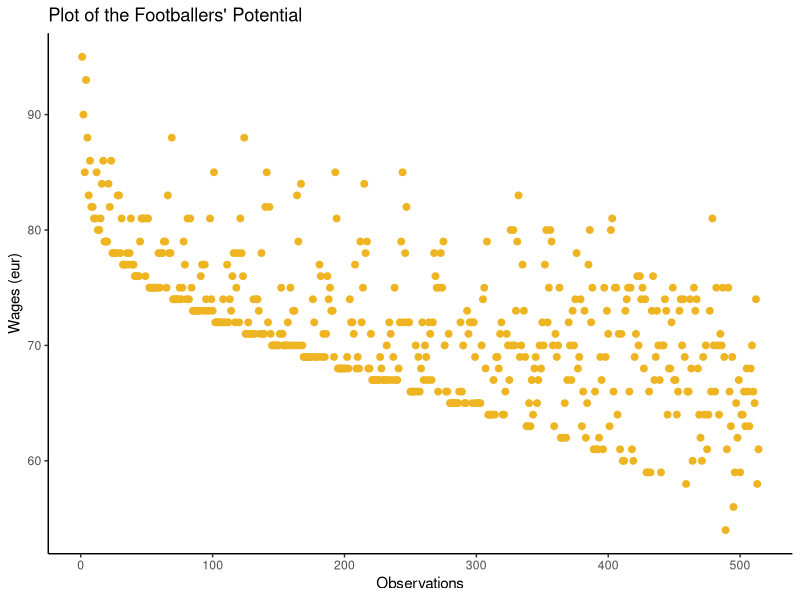
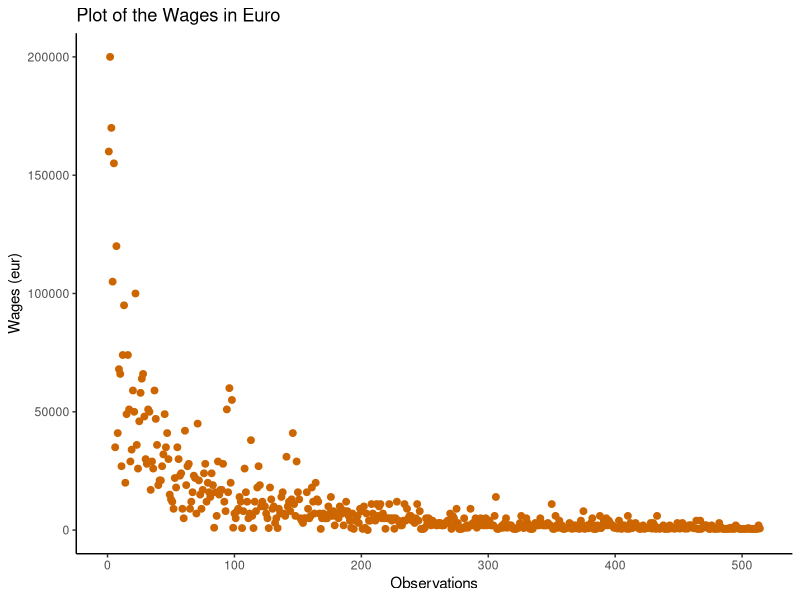
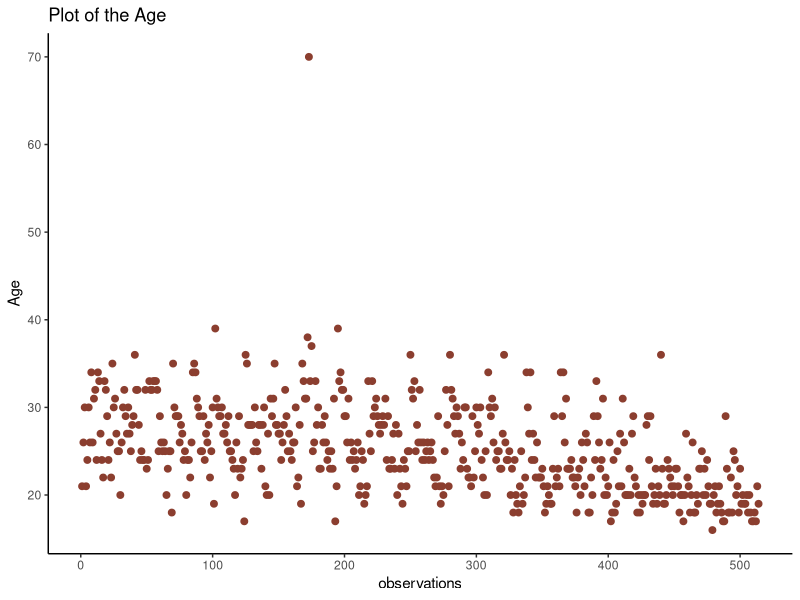
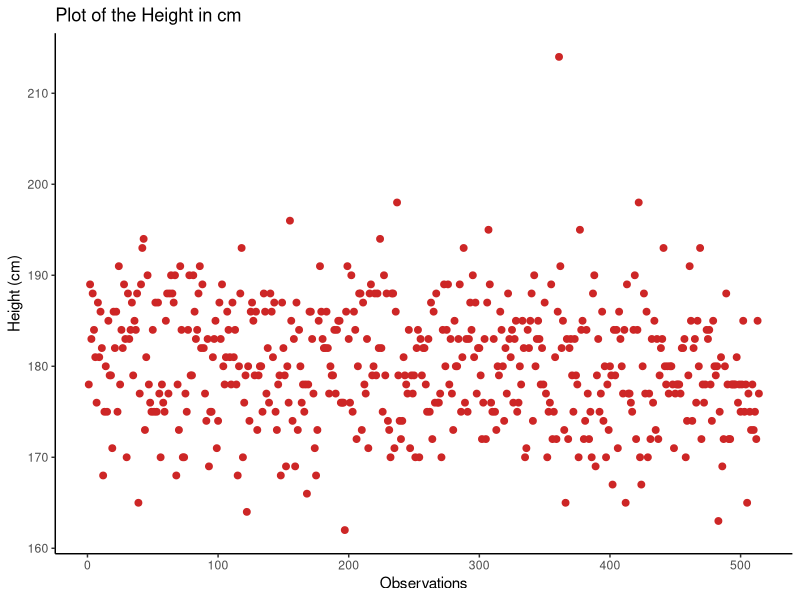
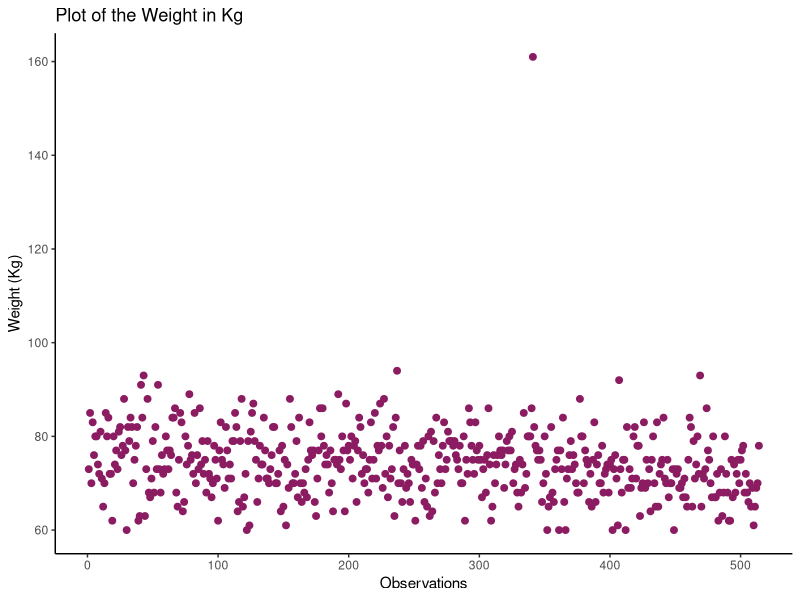
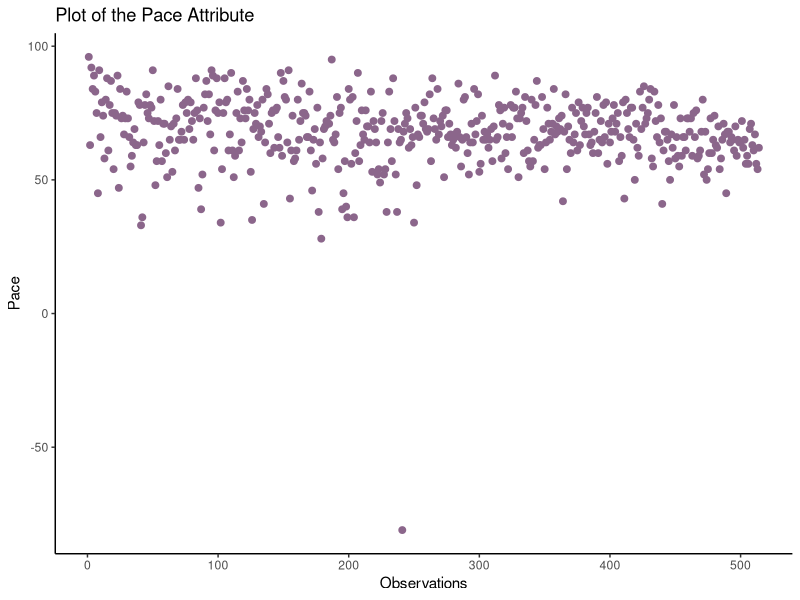
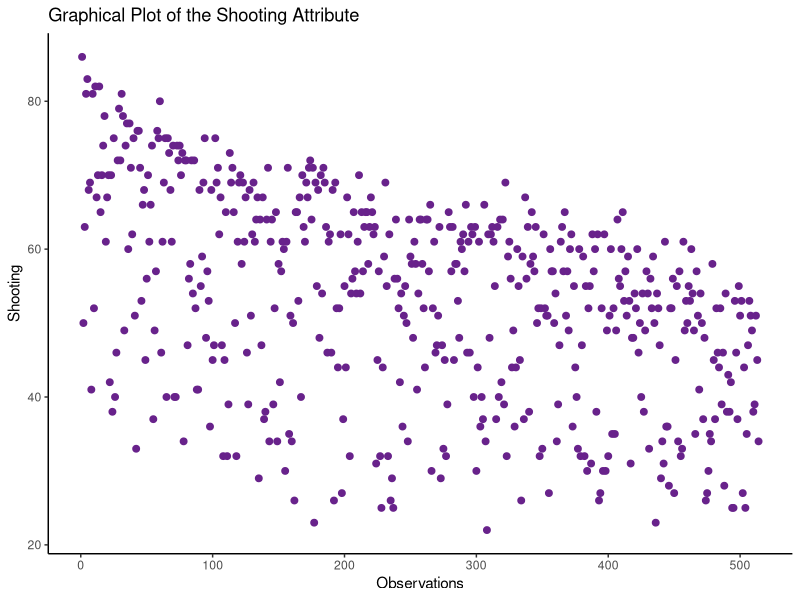
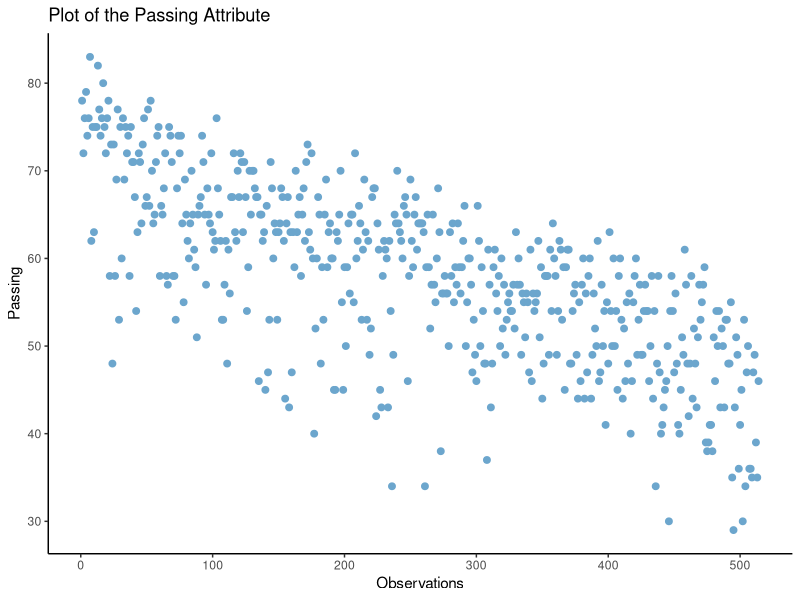

Generate these figures, in order, with R:
## ---- chunk 1
# For data organisation and data cleaning
library(dplyr)
# For Data Visualisation
library(ggplot2)
library(gridExtra)
library(grid)
library(corrplot)
library(reshape2)
## ---- chunk 2
football <- read.csv("Data/football.csv", stringsAsFactors = FALSE)
## ---- chunk 3
# To find the structure of 'football' data frame
str(football)

# To see the different levels of the `preferred_foot` and `high.wage.ind` (as table() gives the frequencies of the values present in the column)
table(football$high.wage.ind)

# Lets view the different football club that exist in this dataset
View(table(football$club_name))
## ---- chunk 4
summary(football)
## ---- chunk 5
# Using the 'filter()' function to exact any values that are not 0 or 1 
football %>%
  filter(!(high.wage.ind == 0 | high.wage.ind == 1))    # the output for this is empty, confirming that there is values are not 0 or 1 for this particular variable

# Note: The `%>%` is the pipe function that utilities the dyplr's functions
## ---- chunk 6
table(football$preferred_foot)
## ---- chunk 7
# To see if there is any NA within each variable (and if so how many in each variable)
colSums(is.na(football))
# To see if there is any rows contain NULL
which(is.null(football))
# To see if there is any empty rows
football[which(football == " "), c(1:17)] 
## ---- chunk 8
# Getting the frequencies for  wage_eur 
table(football$wage_eur)
# Now for age 
table(football$age)
# For height_cm
table(football$height_cm)
# For weight_cm 
table(football$weight_kg)
## ---- chunk 9
# Lets make a subset data frame with all the outliers that we see far
football_num <- football %>%
  select(-c("sofifa_id", "club_name", "preferred_foot"))

# Plot and visualise the `potential` variable 
ggplot(football_num, aes(x = 1:nrow(football_num), y = potential)) +      # Getting all the data points for the x and y axis 
  geom_point(size=2, color = "goldenrod2") +
  ggtitle("Plot of the Footballers' Potential") +
  xlab("Observations") + ylab("Wages (eur)") +
  theme_classic()

# Plot and visualise the `wage_eur` variable 
ggplot(football_num, aes(x = 1:nrow(football_num), y = wage_eur)) +
  geom_point(size=2, color = "darkorange3") +
  ggtitle("Plot of the Wages in Euro") +
  xlab("Observations") + ylab("Wages (eur)") +
  theme_classic()

# Plot and visualise the `age` variable 
ggplot(football_num, aes(x = 1:nrow(football_num), y = age)) +
  geom_point(size=2, color = "coral4") +
  ggtitle("Plot of the Age") +
  xlab("observations") + ylab("Age") +
  theme_classic()

# Plot and visualise the `height_cm` variable 
ggplot(football_num, aes(x = 1:nrow(football_num), y = height_cm)) +
  geom_point(size=2, color = "firebrick3") +
  ggtitle("Plot of the Height in cm") +
  xlab("Observations") + ylab("Height (cm)") +
  theme_classic()

# Plot and visualise the `weight_cm` variable 
ggplot(football_num, aes(x = 1:nrow(football_num), y = weight_kg)) +
  geom_point(size=2, color = "maroon4") +
  ggtitle("Plot of the Weight in Kg") +
  xlab("Observations") + ylab("Weight (Kg)") + 
  theme_classic()

# Plot and visualise the `pace` variable 
ggplot(football_num, aes(x = 1:nrow(football_num), y = pace)) +
  geom_point(size=2, color = "plum4") +
  ggtitle("Plot of the Pace Attribute") +
  xlab("Observations") + ylab("Pace") + 
  theme_classic()


# Plot and visualise the `shooting` variable 
ggplot(football_num, aes(x = 1:nrow(football_num), y = shooting)) +
  geom_point(size=2, color = "darkorchid4") +
  ggtitle("Graphical Plot of the Shooting Attribute") +
  xlab("Observations") + ylab("Shooting") + 
  theme_classic()

# Plot and visualise the `passing` variable 
ggplot(football_num, aes(x = 1:nrow(football_num), y = passing)) +
  geom_point(size=2, color = "skyblue3") +
  ggtitle("Plot of the Passing Attribute") +
  xlab("Observations") + ylab("Passing") + 
  theme_classic()

# Plot and visualise the `dribbling` variable 
ggplot(football_num, aes(x = 1:nrow(football_num), y = dribbling)) +
  geom_point(size=2, color = "steelblue4") +
  ggtitle("Plot of the Dribbling Attribute") +
  xlab("Observations") + ylab("Dribbling") + 
  theme_classic()

# Plot and visualise the `defending` variable 
ggplot(football_num, aes(x = 1:nrow(football_num), y = defending)) +
  geom_point(size=2, color = "cyan3") +
  ggtitle("Plot of the Defending Attribute") +
  xlab("Observations") + ylab("Defending") + 
  theme_classic()

# Plot and visualise the `physics` variable 
ggplot(football_num, aes(x = 1:nrow(football_num), y = physic)) +
  geom_point(size=2, color = "turquoise4") +
  ggtitle("Plot of the Physic Attribute") +
  xlab("Observations") + ylab("Physic") + 
  theme_classic()

# Plot and visualise the `power_strength` variable 
ggplot(football_num, aes(x = 1:nrow(football_num), y = power_strength)) +
  geom_point(size=2, color = "salmon4") +
  ggtitle("Plot of the Power Strength Attribute") +
  xlab("Observations") + ylab("Power Strength") + 
  theme_classic()

# Plot and visualise the `poer_long_shots` variable 
ggplot(football_num, aes(x = 1:nrow(football_num), y = power_long_shots)) +
  geom_point(size=2, color = "sandybrown") +
  ggtitle("Plot of the Power Long Shots Attribute") +
  xlab("Observations") + ylab("Power Long Shots") + 
  theme_classic()
## ---- chunk 10
# Plotting the high wage indicator
ggplot(football)+ geom_bar(aes(x=high.wage.ind), fill="#FF9999", colour="black") +
  labs(title = "Bar plot of the Footballer's High Wage Indicator") +
  xlab("The Binary levels of High Wage Indicator") +
  scale_y_continuous(name="The Amount of High Wage Indicator") +
  theme_classic()

# Plotting the preferred foot
ggplot(football)+ geom_bar(aes(x=preferred_foot), fill="#FF9999", colour="black") +
  labs(title = "Bar Chat of the Footballer's Preferred Foot") +
  xlab("The Different Levels of Preferred Foot") +
  scale_y_continuous(name="The Amount of Preferred Foot") +
  theme_classic()
## ---- chunk 11
# As there is a likely of making changes and modifying the data frame, it is best save football into another variable to keep the original data.
football_df <- football
## ---- chunk 12
# Finding out how many rows of 'pace' variable contains negative values
football_df[which(football_df$pace < 0), c("pace")] 
# Fixing this negative value and making it positive:
football_df$pace[football_df$pace == -81] <- 81
#Lets double check if this issue was fixed
subset(football_df, pace < 0)

# Will do the same process for the dribbling variable
football_df[which(football_df$dribbling < 0), c("dribbling")]
football_df$dribbling[football_df$dribbling == -57] <- 57 
subset(football_df, dribbling < 0)
## ---- chunk 13
football_df$preferred_foot[football_df$preferred_foot == "right"] <- "Right"
# To double check that this issue was fixed:
table(football_df$preferred_foot)
## ---- chunk 14
football_df$preferred_foot <- as.factor(football_df$preferred_foot)
# To double check
is.factor(football_df$preferred_foot)
## ---- chunk 15
# Changing and fixing the decimal number
football_df$wage_eur[football_df$wage_eur == 6.0001] <- 60000
# Checking at the new change
table(football_df$wage_eur)
## ---- chunk 16
subset(football_df, age == 70)
## ---- chunk 17
# A) before and after for pace
# Before the cleaning process was performed for the pace
pacePlot_before <- ggplot(football_num, aes(x = 1:nrow(football_num), y = pace)) +
  geom_point(size=2, color = "plum4") +
  ggtitle("Plot of the Pace Attribute") +
  xlab("Observations") + ylab("Pace") + 
  theme_classic()

# After the cleaning process was performed for the pace
pacePlot_after <- ggplot(football_df, aes(x = 1:nrow(football_df), y = pace)) +
  geom_point(size=2, color = "plum4") +
  ggtitle("Plot of the Pace Attribute (without outlier)") +
  xlab("Observations") + ylab("Pace") + 
  theme_classic()

# Let visualise the before and after affect in 1 grid
grid.arrange(pacePlot_before, pacePlot_after, top = "The Before and After Cleaning Process for Pace")

# B) before and after for dribbling
# Before the cleaning process was performed for the dribbling
dribblingPlot_before <- ggplot(football_num, aes(x = 1:nrow(football_num), y = dribbling)) +
  geom_point(size=2, color = "steelblue4") +
  ggtitle("Plot of the Dribbling Attribute") +
  xlab("Observations") + ylab("Dribbling") + 
  theme_classic()

# After the cleaning process was performed for the dribbling
dribblingPlot_after <- ggplot(football_df, aes(x = 1:nrow(football_df), y = dribbling)) +
  geom_point(size=2, color = "steelblue4") +
  ggtitle("Plot of the Dribbling Attribute (without outlier)") +
  xlab("Observations") + ylab("Dribbling") + 
  theme_classic()

# Let visualise the before and after affect in 1 grid
grid.arrange(dribblingPlot_before, dribblingPlot_after, top = "The Before and After Cleaning Process for Dribbling")

# C) before and after for wage_eur
# Before the cleaning process was performed for the wage_eur
wage_before <- ggplot(football_num, aes(x = 1:nrow(football_num), y = wage_eur)) +
  geom_point(size=2, color = "darkorange3") +
  ggtitle("Plot of the Wages in Euro") +
  xlab("Observations") + ylab("Wages (eur)") +
  theme_classic()

# After the cleaning process was performed for the wage_eur
wage_after <- ggplot(football_df, aes(x = 1:nrow(football_df), y = wage_eur)) +
  geom_point(size=2, color = "darkorange3") +
  ggtitle("Plot of the Wages in Euro ((without outlier))") +
  xlab("Observations") + ylab("Wages (Euro) ") +
  theme_classic()

# Let visualise the before and after affect in 1 grid
grid.arrange(wage_before, wage_after, top = "The Before and After Cleaning Process for Wage in Euro")

# C) before and after for preferred_foot
# Before the cleaning process was performed for the preferred_foot
pfoot_before <- ggplot(football, aes(x=preferred_foot, fill= preferred_foot), colour="black")+ geom_bar() +
  labs(title = "Bar Chat of the Footballer's Preferred Foot") +
  xlab("The Different Levels of Preferred Foot") +
  scale_y_continuous(name="The Amount of Preferred Foot") +
  theme_bw() 

# After the cleaning process was performed for the preferred_foot
pfoot_after <- ggplot(football_df, aes(x=preferred_foot, fill=preferred_foot), colour="black")+ geom_bar() +
  labs(title = "Bar Chat of the Footballer's Preferred Foot") +
  xlab("The Different Levels of Preferred Foot") +
  scale_y_continuous(name="The Amount of Preferred Foot") +
  theme_bw() 
# Let visualise the before and after affect in 1 grid
grid.arrange(pfoot_before, pfoot_after, top = "The Before and After Cleaning Process for Preferred Foot")
## ---- chunk 18
# creating and adding a new column
football_df <- football_df %>%
  mutate( high.wage.ind.log = high.wage.ind)
head(football_df)

# Now Convert this binary variable into logical, where 0 is FALSE and 1 is TRUE
football_df$high.wage.ind.log <- as.logical(football_df$high.wage.ind.log)  
head(football_df)
## ---- chunk 19
# Renaming the variables
football_df <- football_df %>%
  rename(ID = sofifa_id, 
         wage = wage_eur, 
         height = height_cm, 
         weight = weight_kg,
         "club name" = club_name,
         "preferred foot" = preferred_foot, 
         "power strength" = power_strength, 
         "power long shots" = power_long_shots,
         "high wage indicator" = high.wage.ind) 
# To see the new changes
head(football_df)
## ---- chunk 20
summary(football_df)
## ---- chunk 21
# histogram with density overlay for the attributes
ggplot(football_df, aes(x=pace)) +
  geom_histogram(aes(y=..density..), binwidth=1, colour="black", fill="grey") +
  geom_density(alpha=.2, fill="blue") + ggtitle("The Distribution of Footballer's Pace Attribute")

ggplot(football_df, aes(x=shooting)) +
  geom_histogram(aes(y=..density..), binwidth=1, colour="black", fill="grey") +
  geom_density(alpha=.2, fill="blue") + ggtitle("The Distribution of Footballer's Shooting Atrribute")

ggplot(football_df, aes(x=passing)) +
  geom_histogram(aes(y=..density..), binwidth=1, colour="black", fill="grey") +
  geom_density(alpha=.2, fill="blue") + ggtitle("The Distribution of Footballer's Passing Atrribute")

ggplot(football_df, aes(x=dribbling)) +
  geom_histogram(aes(y=..density..), binwidth=1, colour="black", fill="grey") +
  geom_density(alpha=.2, fill="blue") + ggtitle("The Distribution of Footballer's Dribbling Atrribute")

ggplot(football, aes(x=defending)) +
  geom_histogram(aes(y=..density..), binwidth=1, colour="black", fill="grey") +
  geom_density(alpha=.2, fill="blue") + ggtitle("The Distribution of Footballer's Defending Atrribute")

ggplot(football_df, aes(x=physic)) +
  geom_histogram(aes(y=..density..), binwidth=1, colour="black", fill="grey") +
  geom_density(alpha=.2, fill="blue") + ggtitle("The Distribution of Footballer's Physic Atrribute")

ggplot(football_df, aes(x=`power strength`)) +
  geom_histogram(aes(y=..density..), binwidth=1, colour="black", fill="grey") +
  geom_density(alpha=.2, fill="blue") + ggtitle("The Distribution of Footballer's Power Strength Atrribute")

ggplot(football_df, aes(x=`power long shots`)) +
  geom_histogram(aes(y=..density..), binwidth=1, colour="black", fill="grey") +
  geom_density(alpha=.2, fill="blue") + ggtitle("The Distribution of Footballer's Power Long Shots Atrribute")

# histogram with density overlay for other continuous numerical variable (potential, age, height, and weight)
ggplot(football_df, aes(x=potential)) +
  geom_histogram(aes(y=..density..), binwidth=1, colour="black", fill="grey") +
  geom_density(alpha=.2, fill="red") + ggtitle("The Distribution of Footballer's Potential")

ggplot(football_df, aes(x=age)) +
  geom_histogram(aes(y=..density..), binwidth=1, colour="black", fill="grey") +
  geom_density(alpha=.2, fill="red") + ggtitle("The Distribution of Footballer's Age")

ggplot(football_df, aes(x=height)) +
  geom_histogram(aes(y=..density..), binwidth=1, colour="black", fill="grey") +
  geom_density(alpha=.2, fill="red") + ggtitle("The Distribution of Footballer's Height") + xlab("hieght (cm)")

ggplot(football_df, aes(x=weight)) +
  geom_histogram(aes(y=..density..), binwidth=1, colour="black", fill="grey") +
  geom_density(alpha=.2, fill="red") + ggtitle("The Distribution of Footballer's Weight") + xlab("weight (Kg)")
## ---- chunk 22
shapiro.test(football_df$potential)
shapiro.test(football_df$wage)
shapiro.test(football_df$age)
shapiro.test(football_df$height)
shapiro.test(football_df$weight)
shapiro.test(football_df$pace)
shapiro.test(football_df$shooting)
shapiro.test(football_df$passing)
shapiro.test(football_df$dribbling)
shapiro.test(football_df$defending)
shapiro.test(football_df$physic)
shapiro.test(football_df$`power strength`)
shapiro.test(football_df$`power long shots`)
## ---- chunk 23
# Note: The notch is to show and display the confidence levels as well
# Relationship between pace and the high wage indicator 
ggplot(football_df, aes(x=high.wage.ind.log, y=pace, fill=high.wage.ind.log)) + geom_boxplot(notch=TRUE) + labs(title = "Boxplot of Pace by the High Wage Indicator", x = "high wage indicator", fill = "Weekly Wage Greater or\n Less than 8000 Euro") + theme_bw()

# Relationship between shooting and the high wage indicator
ggplot(football_df, aes(x=high.wage.ind.log, y=shooting, fill=high.wage.ind.log)) +geom_boxplot(notch=TRUE) + labs(title = "Boxplot of Shooting by the High Wage Indicator", x = "high wage indicator", fill = "Weekly Wage Greater or\n Less than 8000 Euro") + theme_bw()

# Relationship between passing and the high wage indicator
ggplot(football_df, aes(x=high.wage.ind.log, y=passing, fill=high.wage.ind.log)) +geom_boxplot(notch=TRUE) + labs(title = "Boxplot of Passing by the High Wage Indicator", x = "high wage indicator", fill = "Weekly Wage Greater or\n Less than 8000 Euro") + theme_bw()

# Relationship between dribbling and the high wage indicator
ggplot(football_df, aes(x=high.wage.ind.log, y=dribbling, fill=high.wage.ind.log)) +geom_boxplot(notch=TRUE) + labs(title = "Boxplot of Dribbling by the High Wage Indicator", x = "high wage indicator", fill = "Weekly Wage Greater or\n Less than 8000 Euro") + theme_bw()

# Relationship between defending and the high wage indicator
ggplot(football_df, aes(x=high.wage.ind.log, y=defending, fill=high.wage.ind.log)) +geom_boxplot(notch=TRUE) + labs(title = "Boxplot of Defending by the High Wage Indicator", x = "high wage indicator", fill = "Weekly Wage Greater or\n Less than 8000 Euro") + theme_bw()

# Relationship between physic and the high wage indicator
ggplot(football_df, aes(x=high.wage.ind.log, y=physic, fill=high.wage.ind.log)) +geom_boxplot(notch=TRUE) + labs(title = "Boxplot of Physic by the High Wage Indicator", x = "high wage indicator", fill = "Weekly Wage Greater or\n Less than 8000 Euro") + theme_bw()

# Relationship between power strength and the high wage indicator
ggplot(football_df, aes(x=high.wage.ind.log, y=`power strength`, fill=high.wage.ind.log)) + geom_boxplot(notch=TRUE) + labs(title = "Boxplot of Power Strength by the High Wage Indicator", x = "high wage indicator", fill = "Weekly Wage Greater or\n Less than 8000 Euro") + theme_bw()

# Relationship between power long shot and the high wage indicator
ggplot(football_df, aes(x=high.wage.ind.log, y=`power long shots`, fill=high.wage.ind.log)) +geom_boxplot(notch=TRUE)  + labs(title = "Boxplot of Power Long Shots by the High Wage Indicator", x = "high wage indicator", fill = "Weekly Wage Greater or\n Less than 8000 Euro") + theme_bw()

# Relationship between potential and the high wage indicator
ggplot(football_df, aes(x=high.wage.ind.log, y=potential, fill=high.wage.ind.log)) +geom_boxplot(notch=TRUE) + labs(title = "Boxplot of Pontential by the High Wage Indicator", x = "high wage indicator", fill = "Weekly Wage Greater or\n Less than 8000 Euro") + theme_bw()

# Relationship between age and the high wage indicator
ggplot(football_df, aes(x=high.wage.ind.log, y=age, fill=high.wage.ind.log)) +geom_boxplot(notch=TRUE) + labs(title = "Boxplot of Age by the High Wage Indicator", x = "high wage indicator", fill = "Weekly Wage Greater or\n Less than 8000 Euro") + theme_bw()

# Relationship between height and the high wage indicator
ggplot(football_df, aes(x=high.wage.ind.log, y=height, fill=high.wage.ind.log)) +geom_boxplot(notch=TRUE) + labs(title = "Boxplot of Height by the High Wage Indicator", x = "high wage indicator", y = "height (cm)", fill = "Weekly Wage Greater or\n Less than 8000 Euro") + theme_bw()

# Relationship between weight and the high wage indicator
ggplot(football_df, aes(x=high.wage.ind.log, y=weight, fill=high.wage.ind.log)) +geom_boxplot(notch=TRUE) + labs(title = "Boxplot of Weight by the High Wage Indicator", x = "high wage indicator", y = "weight (Kg)",  fill = "Weekly Wage Greater or\n Less than 8000 Euro") + theme_bw()

# Relationship between wage and the high wage indicator
ggplot(football_df, aes(x=high.wage.ind.log, y=wage, fill=high.wage.ind.log)) +geom_boxplot(notch=TRUE) + labs(title = "Boxplot of Pace by the High Wage Indicator", x = "high wage indicator", y = "wage (Euro)", fill = "Weekly Wage Greater or\n Less than 8000 Euro") + theme_bw()
## ---- chunk 24
# Relationship between pace and preferred foot by the high wage indicator 
ggplot(football_df, aes(x=`preferred foot`, y=pace, fill=high.wage.ind.log)) + geom_boxplot(notch=TRUE) + labs(title = "Boxplot of Pace and Preferred Foot by the High Wage Indicator", x = "high wage indicator", fill = "Weekly Wage Greater or\n Less than 8000 Euro") + theme_bw()

# Relationship between shooting and preferred foot by the high wage indicator 
ggplot(football_df, aes(x=`preferred foot`, y=shooting, fill=high.wage.ind.log)) + geom_boxplot(notch=TRUE) + labs(title = "Boxplot of Shooting and Preferred Foot by the High Wage Indicator", x = "high wage indicator", fill = "Weekly Wage Greater or\n Less than 8000 Euro") + theme_bw()

# Relationship between passing and preferred foot by the high wage indicator 
ggplot(football_df, aes(x=`preferred foot`, y=passing, fill=high.wage.ind.log)) + geom_boxplot(notch=TRUE) + labs(title = "Boxplot of Passing and Preferred Foot by the High Wage Indicator", x = "high wage indicator", fill = "Weekly Wage Greater or\n Less than 8000 Euro") + theme_bw()

# Relationship between dribbling and preferred foot by the high wage indicator 
ggplot(football_df, aes(x=`preferred foot`, y=dribbling, fill=high.wage.ind.log)) + geom_boxplot(notch=TRUE) + labs(title = "Boxplot of Dribbling and Preferred Foot by the High Wage Indicator", x = "high wage indicator", fill = "Weekly Wage Greater or\n Less than 8000 Euro") + theme_bw()

# Relationship between defending and preferred foot by the high wage indicator 
ggplot(football_df, aes(x=`preferred foot`, y=defending, fill=high.wage.ind.log)) + geom_boxplot(notch=TRUE) + labs(title = "Boxplot of Defending and Preferred Foot by the High Wage Indicator", x = "high wage indicator", fill = "Weekly Wage Greater or\n Less than 8000 Euro") + theme_bw()

# Relationship between physic and preferred foot by the high wage indicator 
ggplot(football_df, aes(x=`preferred foot`, y=pace, fill=high.wage.ind.log)) + geom_boxplot(notch=TRUE) + labs(title = "Boxplot of Physic and Preferred Foot by the High Wage Indicator", x = "high wage indicator", fill = "Weekly Wage Greater or\n Less than 8000 Euro") + theme_bw()

# Relationship between power strength and preferred foot by the high wage indicator 
ggplot(football_df, aes(x=`preferred foot`, y=pace, fill=high.wage.ind.log)) + geom_boxplot(notch=TRUE) + labs(title = "Boxplot of Power Strength and Preferred Foot by the High Wage Indicator", x = "high wage indicator", fill = "Weekly Wage Greater or\n Less than 8000 Euro") + theme_bw()

# Relationship between power long shot and preferred foot by the high wage indicator 
ggplot(football_df, aes(x=`preferred foot`, y=pace, fill=high.wage.ind.log)) + geom_boxplot(notch=TRUE) + labs(title = "Boxplot of Power Long Shot and Preferred Foot by the High Wage Indicator", x = "high wage indicator", fill = "Weekly Wage Greater or\n Less than 8000 Euro") + theme_bw()

# Relationship between potential and preferred foot by the high wage indicator 
ggplot(football_df, aes(x=`preferred foot`, y=potential, fill=high.wage.ind.log)) + geom_boxplot(notch=TRUE) + labs(title = "Boxplot of Potential and Preferred Foot by the High Wage Indicator", x = "high wage indicator", fill = "Weekly Wage Greater or\n Less than 8000 Euro") + theme_bw()

# Relationship between age and preferred foot by the high wage indicator 
ggplot(football_df, aes(x=`preferred foot`, y=age, fill=high.wage.ind.log)) + geom_boxplot(notch=TRUE) + labs(title = "Boxplot of Age and Preferred Foot by the High Wage Indicator", x = "high wage indicator", fill = "Weekly Wage Greater or\n Less than 8000 Euro") + theme_bw()

# Relationship between height and preferred foot by the high wage indicator 
ggplot(football_df, aes(x=`preferred foot`, y=height, fill=high.wage.ind.log)) + geom_boxplot(notch=TRUE) + labs(title = "Boxplot of Height and Preferred Foot by the High Wage Indicator", x = "high wage indicator", y = "height (cm)", fill = "Weekly Wage Greater or\n Less than 8000 Euro") + theme_bw()

# Relationship between weight and preferred foot by the high wage indicator 
ggplot(football_df, aes(x=`preferred foot`, y=height, fill=high.wage.ind.log)) + geom_boxplot(notch=TRUE) + labs(title = "Boxplot of Weight and Preferred Foot by the High Wage Indicator", x = "high wage indicator", y = "weight (Kg)", fill = "Weekly Wage Greater or\n Less than 8000 Euro") + theme_bw()

# Relationship between wage and preferred foot by the high wage indicator 
ggplot(football_df, aes(x=`preferred foot`, y=height, fill=high.wage.ind.log)) + geom_boxplot(notch=TRUE) + labs(title = "Boxplot of Wage and Preferred Foot by the High Wage Indicator", x = "high wage indicator", y = "wage (Euro)", fill = "Weekly Wage Greater or\n Less than 8000 Euro") + theme_bw()
## ---- chunk 25
# 1. Create the correlation matrix with the help of `cor()` function
# Subsetting and creating a new dataframe, containg all the continous numerical variable
football_num_new <- football_df %>%
  select(-c("ID", "club name", "preferred foot", "high wage indicator", "high.wage.ind.log"))
# Now creating the correlation matrix using cor() and rounding the numbers to 2 decimal places
corr_matrix <- round(cor(football_num_new), 2)
corr_matrix

# 2. Create and apply user-define functions to return the lower and upper triangular parts of the correlation matrix. This will represent the "white" part of the axis of the heatmap

# This involves getting the lower and upper triangles part of the correlation martix which "Returns a matrix of logicals the same size of a given matrix with entries TRUE in the lower or upper triangle."

# First creating user-defined function that gets the upper triangle of the correlation matrix
get_UpperTri <- function(corr_matrix){
    corr_matrix[lower.tri(corr_matrix)]<- NA
    return(corr_matrix)
}

# Will now apply this function to the correlation matrix:
upper_Tri <- get_UpperTri(corr_matrix)
#upper_Tri

# 3. Reorder the correlation matrix for clearer visualisation of the heatmap
# First creating the user-defined function that involves retrieving the computed distance matrix ('as.dist()'). The hierarchical clustering ('hclust()') algorithm will then be applied to this computed distance matrix in order to cluster the correlation coefficient values of all numerical variables, into groups with similar levels of correlation degrees. This algorithm is then used to reorder the correlation coefficient in accordance to the upper triangular of the heatmap axis.
reorder_corr_matrix <- function(corr_matrix){
# Use correlation between variables as distance
  distance <- as.dist((1-corr_matrix)/2)      # computes the distance matrix computation that are measurements of the distances between rows of the correlation matrix
  hcluster <- hclust(distance)                      # computes and applies a Hierarchical clustering, which is an algorithm that clusters groups of similar characters or similar objects into groups
  corr_matrix <-corr_matrix[hcluster$order, hcluster$order]
}

# Now applying this reorder function to correlation matrix.
corr_matrix <- reorder_corr_matrix(corr_matrix)

# Will now apply the upper triangular function to this new reodered correlation matrix
upper_Tri <- get_UpperTri(corr_matrix)

# 4. Melt the new and reordered correlation matrix using the 'melt()' function
# melted_corr_matrix <- melt(corr_matrix)
# head(melted_corr_matrix)
#View(melt(corr_matrix))

# Then melt the correlation matrix
melted_corr_matrix <- melt(upper_Tri, na.rm = TRUE)
## ---- chunk 26
# Creating and Plotting the heatmap
heatmap <- ggplot(melted_corr_matrix, aes(Var2, Var1, fill = value)) +      # value of matrix are the different coefficient values  
  geom_tile(color = "white") +                                              # fills each square or 'tiles' white
  scale_fill_gradient2(low = "blue", high = "red", mid = "white", midpoint = 0, limit = c(-1,1), space = "Lab",
                       name="Pearson's\nCorrelation") +                     # Adding gradient colour scales
  theme_minimal() +                                                         # Applying a minimal theme to make sure everything fits right
  theme(axis.text.x = element_text(angle = 45, vjust = 1, size = 12, hjust = 1), 
        axis.title.x = element_blank(),
        axis.title.y = element_blank()) +                                   # Adding other extra details to axis
  coord_fixed()                                                             # Ensuring that coordination is fixed with the correct ratio

# Creating another heatmap with the correaltion coefficient values
rValues_heatmap <- heatmap + 
  geom_text(aes(Var2, Var1, label = value), color = "black", size = 2) +    # The size of the text for the value display is at 2 for clear visibility
  theme(
  axis.title.x = element_blank(),
  axis.title.y = element_blank(),
  panel.grid.major = element_blank(),
  panel.border = element_blank(),
  panel.background = element_blank(),
  axis.ticks = element_blank(),
  legend.justification = c(1, 0),
  legend.position = c(0.6, 0.7),
  legend.direction = "horizontal") +        # Again adding details for the display such as making that x- and y- axis and grid panel are blank 
  guides(fill = guide_colorbar(barwidth = 7, barheight = 1,
                title.position = "top", title.hjust = 0.5))
rValues_heatmap 
## ---- chunk 27
cor.test(football$weight_kg, football_df$potential)
## ---- chunk 28
# 1) Creating Maximal Model with the following formula template: `summary(lm(aov(data$DV ~ data$IDV_1 + data$IDV_2 + ....data$IDV_K)))`
potentialModel_Max <- lm(aov(football_df$potential ~ football_df$wage + football_df$age + football_df$height + football_df$`preferred foot` + football_df$pace + football_df$shooting + football_df$passing + football_df$dribbling + football_df$defending + football_df$physic + football_df$`power strength` + football_df$`power long shots` + football_df$high.wage.ind, data=football_df))

# 2) Applying the `step()` function to the Maximal Model
potentialModel_Min <- step(potentialModel_Max)
# Lets look at our model using the `summary()`
summary(potentialModel_Min)

# 3) Will now plot the diagnostics
plot(potentialModel_Min)
## ---- chunk 29
# 1) Creating the maximal model based on the formula: `glm(data$DV ~ data$IDV_1 + data$IDV_2 + data$IDV_3... data$IDV_K, family=binomial)`
wageIndModel_Max <- glm(football_df$`high wage indicator` ~ football_df$potential + football_df$age + football_df$height + football_df$weight + football_df$`preferred foot` + football_df$pace + football_df$shooting + football_df$passing + football_df$dribbling + football_df$defending + football_df$physic + football_df$`power strength` + football_df$`power long shots`, family = binomial)

# 2) Applying the step function to the Maximal Model
wageIndModel_Min <- step(wageIndModel_Max)
# Lets look at our model using the `summary()`
summary(wageIndModel_Min)
## ---- chunk 30
exp(coef(wageIndModel_Min))
